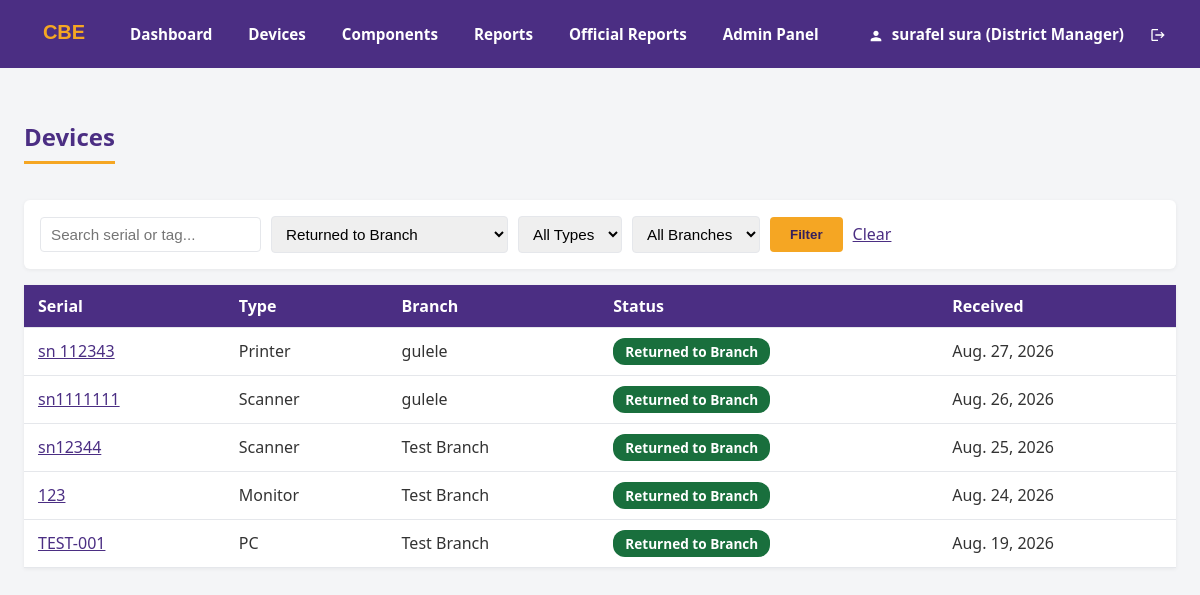
Page /devices/?status=RETURNED_TO_BRANCH (signed in) on the committed database.
### accounts/models.py (models this page shows, shortened)
class User(AbstractUser):
    class Role(models.TextChoices):
        IT_STAFF = "IT_STAFF", "IT Support Staff"
        MANAGER = "MANAGER", "District Manager"
    role = models.CharField(
        max_length=20,
        choices=Role.choices,
        default=Role.IT_STAFF,
    )

### inventory/models.py (models this page shows, shortened)
class Device(models.Model):
    class DeviceType(models.TextChoices):
        PC = "PC", "PC"
        MONITOR = "MONITOR", "Monitor"
        SCANNER = "SCANNER", "Scanner"
        PRINTER = "PRINTER", "Printer"
        OTHER = "OTHER", "Other"
    class Status(models.TextChoices):
        RECEIVED = "RECEIVED", "Received"
        DIAGNOSED_FUNCTIONAL = "DIAGNOSED_FUNCTIONAL", "Diagnosed — Functional"
        DIAGNOSED_NOT_FUNCTIONAL = "DIAGNOSED_NOT_FUNCTIONAL", "Diagnosed — Not Functional"
        REPAIRED = "REPAIRED", "Repaired"
        RETURNED_TO_BRANCH = "RETURNED_TO_BRANCH", "Returned to Branch"
        FOR_DISPOSAL = "FOR_DISPOSAL", "For Disposal"
        DISPOSED = "DISPOSED", "Disposed"
    serial_number = models.CharField(max_length=100, unique=True)
    tag_number = models.CharField(max_length=100, blank=True)
    device_type = models.CharField(max_length=20, choices=DeviceType.choices)
    model = models.CharField(max_length=100, blank=True)
    status = models.CharField(max_length=30, choices=Status.choices, default=Status.RECEIVED)
    condition_notes = models.TextField(blank=True)
    date_received = models.DateField(auto_now_add=True)
    branch = models.ForeignKey(Branch, on_delete=models.PROTECT, related_name="devices")
    assigned_to = models.ForeignKey(Employee, on_delete=models.SET_NULL, null=True, blank=True, related_name="assigned_devices")
    logged_by = models.ForeignKey(settings.AUTH_USER_MODEL, on_delete=models.PROTECT, related_name="logged_devices")
    history = HistoricalRecords()

### branches/models.py (models this page shows, shortened)
class Branch(models.Model):
    class Grade(models.TextChoices):
        GRADE_1 = "I", "Grade I"
        GRADE_2 = "II", "Grade II"
        GRADE_3 = "III", "Grade III"
        GRADE_4 = "IV", "Grade IV"
        SPECIAL = "SPECIAL", "Special"
    name = models.CharField(max_length=255, unique=True)
    grade = models.CharField(max_length=10, choices=Grade.choices)
    employee_count = models.PositiveIntegerField()
    history = HistoricalRecords()
    class Meta:
        verbose_name_plural = "Branches"

### inventory/views.py (the view)
# urls.py: path("", views.device_list, name="device_list"),
@login_required
def device_list(request):
    devices = Device.objects.select_related("branch").order_by("-date_received")
    query = request.GET.get("q", "").strip()
    status = request.GET.get("status", "")
    device_type = request.GET.get("device_type", "")
    branch_id = request.GET.get("branch", "")
    if query:
        devices = devices.filter(
            Q(serial_number__icontains=query) | Q(tag_number__icontains=query)
        )
    if status:
        if "," in status:
            devices = devices.filter(status__in=status.split(","))
        else:
            devices = devices.filter(status=status)
    if device_type:
        devices = devices.filter(device_type=device_type)
    if branch_id:
        devices = devices.filter(branch_id=branch_id)
    context = {
        "devices": devices,
        "query": query,
        "selected_status": status,
        "selected_device_type": device_type,
        "selected_branch": branch_id,
        "status_choices": Device.Status.choices,
        "device_type_choices": Device.DeviceType.choices,
        "branches": Branch.objects.all(),
    }
    return render(request, "inventory/device_list.html", context)

### inventory/templates/inventory/device_list.html (shortened to what this page needs)
{% extends "base.html" %}
{% block content %}
<h2>Devices</h2>
<form method="get" class="filter-form">
    <input type="text" name="q" placeholder="Search serial or tag..." value="{{ query }}" aria-label="Search by serial or tag number">
    <select name="status" aria-label="Filter by Status">
        {% for value, label in status_choices %}
        <option value="{{ value }}" {% if value == selected_status %}selected{% endif %}>{{ label }}</option>
        {% endfor %}
    </select>
    <select name="device_type" aria-label="Filter by Device Type">
        <option value="">All Types</option>
    </select>
    <select name="branch" aria-label="Filter by Branch">
        <option value="">All Branches</option>
    </select>
    <button type="submit">Filter</button>
    <a href="{% url 'device_list' %}">Clear</a>
</form>
<table>
    <tr>
        <th>Serial</th><th>Type</th><th>Branch</th><th>Status</th><th>Received</th>
    </tr>
    {% for device in devices %}
    <tr>
        <td><a href="{% url 'device_detail' device.pk %}">{{ device.serial_number }}</a></td>
        <td>{{ device.get_device_type_display }}</td>
        <td>{{ device.branch.name }}</td>
        <td><span class="status-badge status-{{ device.status|lower }}">{{ device.get_status_display }}</span></td>
        <td>{{ device.date_received }}</td>
    </tr>
    {% empty %}
    <tr><td colspan="5">No devices match your filters.</td></tr>
    {% endfor %}
</table>
{% endblock %}

### templates/base.html (shortened to what this page needs)
{% load static %}
<!doctype html>
<html lang="en">
<head>
  <link rel="stylesheet" href="{% static 'css/style.css' %}?v=5">
</head>
<body>
  <nav>
    <div class="nav-container">
      <div class="nav-left">
        <img src="{% static 'img/logo.svg' %}" alt="CBE Logo" style="height: 40px; object-fit: contain;">
        {% if user.is_authenticated %}
        <a href="{% url 'dashboard' %}">Dashboard</a>
        <a href="{% url 'device_list' %}">Devices</a>
        <a href="{% url 'component_list' %}">Components</a>
        <a href="{% url 'dynamic_report' %}">Reports</a>
        <a href="{% url 'report_list' %}">Official Reports</a>
        {% if user.is_staff %}
        <a href="{% url 'admin:index' %}">Admin Panel</a>
        {% endif %}
        {% endif %}
      </div>
      <div class="nav-right">
        {% if user.is_authenticated %}
        <span>
          <svg class="icon" style="width:16px;height:16px;vertical-align:middle;margin-right:4px;" viewBox="0 0 24 24">
            <path
              d="M12 12c2.21 0 4-1.79 4-4s-1.79-4-4-4-4 1.79-4 4 1.79 4 4 4zm0 2c-2.67 0-8 1.34-8 4v2h16v-2c0-2.66-5.33-4-8-4z" />
          </svg>
          {{ user.get_full_name|default:user.username }} ({{ user.get_role_display }})
        </span>
        <form method="post" action="{% url 'logout' %}" class="logout-form">
          <button type="submit" title="Logout">
            <svg class="icon" style="width:16px;height:16px;vertical-align:middle;" viewBox="0 0 24 24">
              <path
                d="M17 7l-1.41 1.41L18.17 11H8v2h10.17l-2.58 2.58L17 17l5-5zM4 5h8V3H4c-1.1 0-2 .9-2 2v14c0 1.1.9 2 2 2h8v-2H4V5z" />
            </svg>
          </button>
        </form>
        {% endif %}
      </div>
    </div>
  </nav>
  <div class="page">
    {% block content %}{% endblock %}
  </div>
</body>
</html>

### static/css/style.css (style rules this page uses)
:root { --cbe-purple: #4b2e83; --cbe-purple-dark: #35205c; --cbe-gold: #f5a623; --bg: #f4f5f7; --text: #333333; --text-muted: #6b7280; --border: #e5e7eb; --status-green: #10b981; --status-amber: #f59e0b; --status-red: #ef4444; --status-blue: #3b82f6; --status-gray: #6b7280; }
* { box-sizing: border-box; }
body { margin: 0; font-family: "Segoe UI", Arial, sans-serif; background: var(--bg); color: var(--text); }
nav { background: var(--cbe-purple); color: white; padding: 14px 24px; display: flex; align-items: center; gap: 16px; font-size: 0.95rem; }
nav a { color: white; text-decoration: none; font-weight: 600; padding: 6px 10px; border-radius: 4px; }
nav span { font-weight: 600; }
.page { max-width: 1400px; margin: 0 auto; padding: 32px 24px; }
h2 { color: var(--cbe-purple); border-bottom: 3px solid var(--cbe-gold); padding-bottom: 8px; display: inline-block; }
table { width: 100%; border-collapse: collapse; background: white; margin: 16px 0; box-shadow: 0 1px 4px rgba(0, 0, 0, 0.06); }
th, td { text-align: left; padding: 10px 14px; border-bottom: 1px solid var(--border); }
th { background: var(--cbe-purple); color: white; }
a { color: var(--cbe-purple); }
form { background: white; padding: 20px; border-radius: 6px; box-shadow: 0 1px 4px rgba(0, 0, 0, 0.06); max-width: 500px; margin: 16px 0; }
input, select, textarea { width: 100%; padding: 8px 10px; border: 1px solid var(--border); border-radius: 4px; font-size: 0.95rem; margin-top: 4px; }
button, input[type="submit"] { background: var(--cbe-gold); color: var(--cbe-purple-dark); border: none; padding: 10px 20px; border-radius: 4px; font-weight: 700; cursor: pointer; margin-top: 8px; }
.logout-form { display: inline; margin: 0; padding: 0; background: none; box-shadow: none; }
.logout-form button { background: none; color: white; border: none; font-weight: 700; padding: 6px 10px; cursor: pointer; font-size: 0.95rem; margin: 0; }
.filter-form { display: flex; flex-wrap: wrap; gap: 10px; align-items: center; max-width: none; padding: 16px; }
.filter-form input, .filter-form select { width: auto; margin-top: 0; }
.filter-form button { margin-top: 0; }
.status-badge { display: inline-block; padding: 4px 12px; border-radius: 12px; font-size: 0.85rem; font-weight: 700; color: white; background: var(--cbe-purple); }
.status-returned_to_branch { background: #196f3d; }
.nav-container { max-width: 1400px; margin: 0 auto; display: flex; justify-content: space-between; width: 100%; }
.nav-left, .nav-right { display: flex; align-items: center; gap: 16px; flex-wrap: wrap; }
.icon { fill: currentColor; display: inline-block; }

### rows in the picture
User: get_full_name "surafel sura", role "District Manager"
Device: serial_number "sn 112343", device_type "Printer", branch.name "gulele", status "Returned to Branch", date_received "Aug. 27, 2026"
Device: serial_number "sn1111111", device_type "Scanner", branch.name "gulele", status "Returned to Branch", date_received "Aug. 26, 2026"
Device: serial_number "sn12344", device_type "Scanner", branch.name "Test Branch", status "Returned to Branch", date_received "Aug. 25, 2026"
Device: serial_number "123", device_type "Monitor", branch.name "Test Branch", status "Returned to Branch", date_received "Aug. 24, 2026"
Device: serial_number "TEST-001", device_type "PC", branch.name "Test Branch", status "Returned to Branch", date_received "Aug. 19, 2026"

### other values in the picture
form field status "Returned to Branch"
